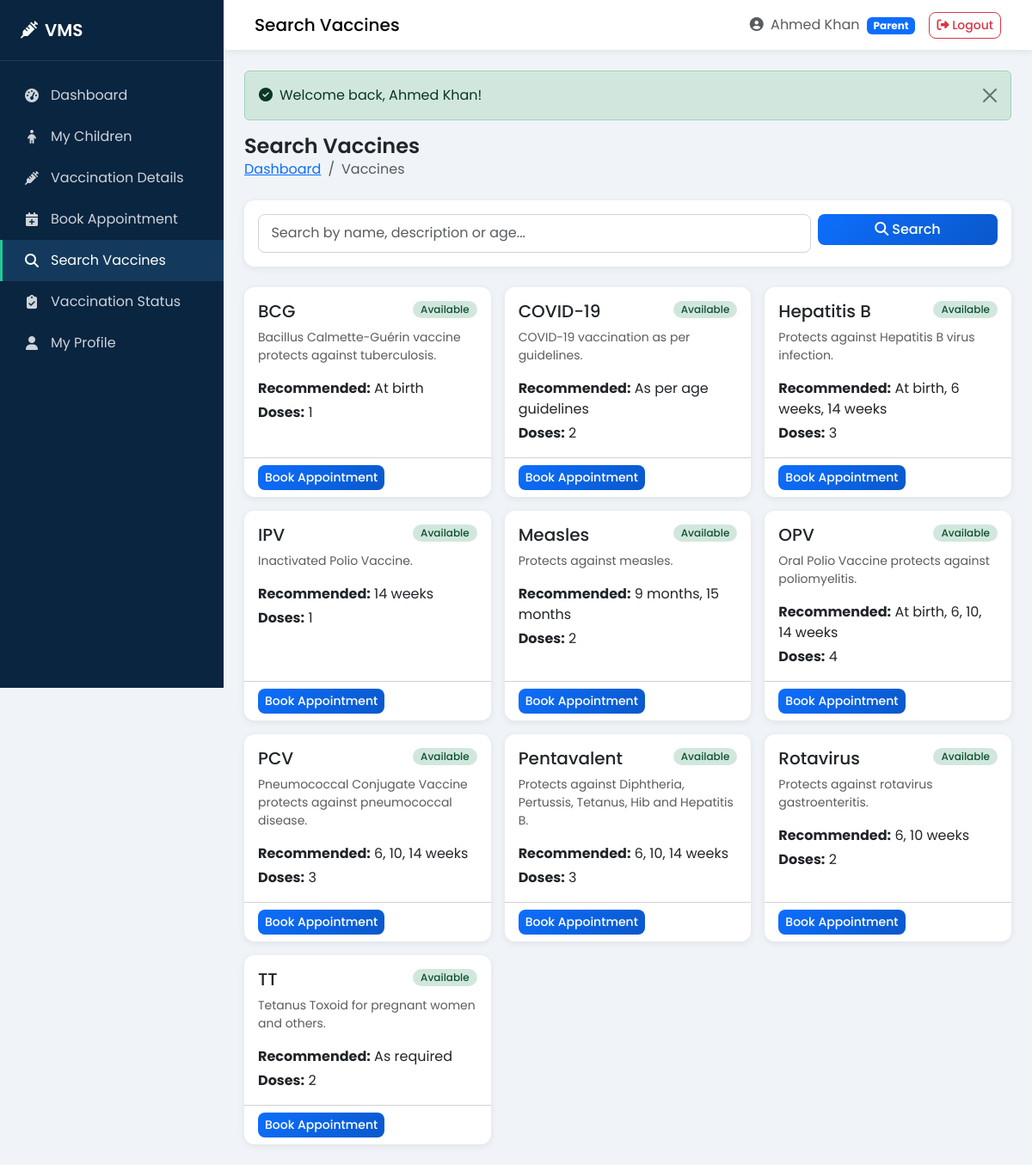
/parent/vaccine-search.php (signed in), run on the app's committed database.
### tables this page shows
CREATE TABLE `vaccines` (
  `id` int(11) NOT NULL AUTO_INCREMENT,
  `name` varchar(100) NOT NULL,
  `description` text DEFAULT NULL,
  `recommended_age` varchar(50) DEFAULT NULL,
  `doses_required` int(11) NOT NULL DEFAULT 1,
  `interval_days` int(11) DEFAULT 0,
  `availability` enum('available','unavailable') NOT NULL DEFAULT 'available',
  `status` enum('active','inactive') NOT NULL DEFAULT 'active',
  `created_at` timestamp NOT NULL DEFAULT CURRENT_TIMESTAMP,
  `updated_at` timestamp NOT NULL DEFAULT CURRENT_TIMESTAMP ON UPDATE CURRENT_TIMESTAMP,
  PRIMARY KEY (`id`)
);

### config/config.php (called while the page is built, shortened)
<?php
function url($path = '') {
    return BASE_URL . '/' . ltrim($path, '/');
}
function e($string) {
    return htmlspecialchars($string ?? '', ENT_QUOTES, 'UTF-8');
}

### parent/vaccine-search.php (the view, shortened to what this page needs)
<?php
require_once __DIR__ . '/../config/db.php';
$search = trim($_GET['q'] ?? '');
$where = "status = 'active'";
$sql = "SELECT * FROM vaccines WHERE $where ORDER BY name";
$stmt = mysqli_prepare($conn, $sql);
mysqli_stmt_execute($stmt);
$result = mysqli_stmt_get_result($stmt);
$vaccines = [];
while ($r = mysqli_fetch_assoc($result)) $vaccines[] = $r;
include __DIR__ . '/../includes/header.php';
?>
<div class="page-header">
    <div>
        <h1>Search Vaccines</h1>
        <nav aria-label="breadcrumb">
            <ol class="breadcrumb">
                <li class="breadcrumb-item"><a href="<?php echo url('parent/dashboard.php'); ?>">Dashboard</a></li>
                <li class="breadcrumb-item active">Vaccines</li>
            </ol>
        </nav>
    </div>
</div>
<div class="card mb-4">
    <div class="card-body">
        <form method="GET" class="row g-2">
            <div class="col-md-9">
                <input type="text" name="q" class="form-control" value="<?php echo e($search); ?>" placeholder="Search by name, description or age...">
            </div>
            <div class="col-md-3">
                <button type="submit" class="btn btn-primary w-100"><i class="fas fa-search me-1"></i>Search</button>
            </div>
        </form>
    </div>
</div>
<div class="row g-3">
    <?php if (empty($vaccines)): ?>
        <div class="col-12">
            <div class="card"><div class="card-body empty-state"><i class="fas fa-search"></i><p>No vaccines found</p></div></div>
        </div>
    <?php else: foreach ($vaccines as $v): ?>
        <div class="col-md-6 col-lg-4">
            <div class="card h-100">
                <div class="card-body">
                    <div class="d-flex justify-content-between align-items-start mb-2">
                        <h5 class="card-title mb-0"><?php echo e($v['name']); ?></h5>
                        <span class="badge badge-status badge-<?php echo e($v['availability']); ?>"><?php echo ucfirst(e($v['availability'])); ?></span>
                    </div>
                    <p class="text-muted small"><?php echo e($v['description'] ?: 'No description'); ?></p>
                    <p class="mb-1"><strong>Recommended:</strong> <?php echo e($v['recommended_age'] ?: 'N/A'); ?></p>
                    <p class="mb-0"><strong>Doses:</strong> <?php echo (int)$v['doses_required']; ?></p>
                </div>
                <div class="card-footer bg-transparent">
                    <?php if ($v['availability'] === 'available'): ?>
                        <a href="<?php echo url('parent/book-appointment.php'); ?>" class="btn btn-sm btn-primary">Book Appointment</a>
                    <?php else: ?>
                        <button class="btn btn-sm btn-secondary" disabled>Unavailable</button>
                    <?php endif; ?>
                </div>
            </div>
        </div>
    <?php endforeach; endif; ?>
</div>
<?php include __DIR__ . '/../includes/footer.php'; ?>

### assets/css/style.css (style rules this page uses)
:root { --primary: #0d6efd; --primary-dark: #0a58ca; --teal: #20c997; --teal-dark: #199d76; --green: #198754; --danger: #dc3545; --warning: #ffc107; --dark: #212529; --gray: #6c757d; --light: #f8f9fa; --sidebar-width: 260px; --sidebar-bg: #0a2540; --sidebar-hover: #133a5c; --card-shadow: 0 0.125rem 0.5rem rgba(0,0,0,0.08); --card-shadow-hover: 0 0.5rem 1.5rem rgba(0,0,0,0.12); }
* { box-sizing: border-box; }
body { font-family: 'Poppins', sans-serif; background-color: #f0f4f8; color: var(--dark); margin: 0; min-height: 100vh; }
.card { border: none; border-radius: 0.75rem; box-shadow: var(--card-shadow); }
.badge-status { padding: 0.35em 0.75em; border-radius: 50rem; font-weight: 500; font-size: 0.75rem; }
.badge-available { background: #d1e7dd; color: #0f5132; }
.btn { border-radius: 0.5rem; font-weight: 500; }
.btn-primary { background: linear-gradient(135deg, #0d6efd, #0a58ca); border: none; }
.form-control, .form-select { border-radius: 0.5rem; border: 1px solid #ced4da; padding: 0.6rem 0.9rem; }
.page-header { display: flex; flex-wrap: wrap; justify-content: space-between; align-items: center; margin-bottom: 1.5rem; gap: 1rem; }
.page-header h1 { font-size: 1.5rem; font-weight: 600; margin: 0; }
.breadcrumb { margin-bottom: 0; background: transparent; padding: 0; }

### data on the page
vaccines: name "BCG", availability "Available", description "Bacillus Calmette-Guérin vaccine protects against tuberculosis.", recommended_age "At birth", doses_required "1"
vaccines: name "COVID-19", availability "Available", description "COVID-19 vaccination as per guidelines.", recommended_age "As per age guidelines", doses_required "2"
vaccines: name "Hepatitis B", availability "Available", description "Protects against Hepatitis B virus infection.", recommended_age "At birth, 6 weeks, 14 weeks", doses_required "3"
vaccines: name "IPV", availability "Available", description "Inactivated Polio Vaccine.", recommended_age "14 weeks", doses_required "1"
vaccines: name "Measles", availability "Available", description "Protects against measles.", recommended_age "9 months, 15 months", doses_required "2"
vaccines: name "OPV", availability "Available", description "Oral Polio Vaccine protects against poliomyelitis.", recommended_age "At birth, 6, 10, 14 weeks", doses_required "4"
vaccines: name "PCV", availability "Available", description "Pneumococcal Conjugate Vaccine protects against pneumococcal disease.", recommended_age "6, 10, 14 weeks", doses_required "3"
vaccines: name "Pentavalent", availability "Available", description "Protects against Diphtheria, Pertussis, Tetanus, Hib and Hepatitis B.", recommended_age "6, 10, 14 weeks", doses_required "3"
vaccines: name "Rotavirus", availability "Available", description "Protects against rotavirus gastroenteritis.", recommended_age "6, 10 weeks", doses_required "2"
vaccines: name "TT", availability "Available", description "Tetanus Toxoid for pregnant women and others.", recommended_age "As required", doses_required "2"

### other printed values
$page_title "Search Vaccines"
$_SESSION['user_name'] "Ahmed Khan"
$_SESSION['role'] "Parent"
$success "Welcome back, Ahmed Khan!"
